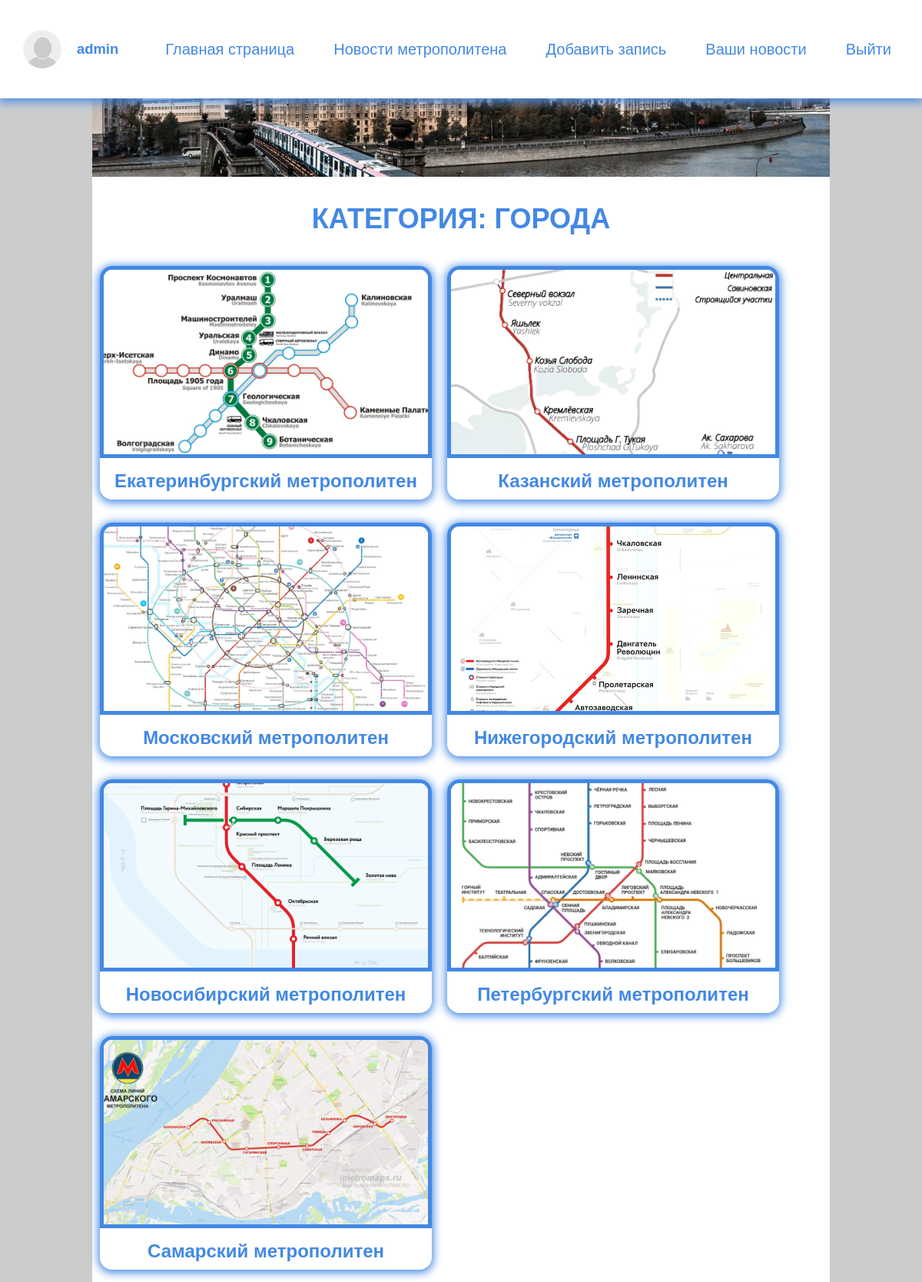
The page /wiki/city/ (signed in) on the database its author committed.
### users/models.py (models this page shows, shortened)
class Profile(AbstractBaseUser, PermissionsMixin):
    username = models.CharField(max_length=150, unique=True, blank=True)
    email = models.EmailField(_('email_address'), unique=True, max_length=200)
    date_joined = models.DateTimeField(default=timezone.now)
    is_staff = models.BooleanField(default=False)
    is_active = models.BooleanField(default=True)
    image = models.ImageField(upload_to='avatars/%Y/%M/%D', default='avatars/avatar.jpg', blank=True)
    USERNAME_FIELD = 'username'
    REQUIRED_FIELDS = []
    objects = CustomUserManager()

### metro_wiki/models.py (models this page shows, shortened)
class City(models.Model):
    title = models.CharField(max_length=100, blank=False, verbose_name='Название метрополитена')
    slug = models.CharField(max_length=100, blank=False, unique=True, verbose_name='Ссылка')
    image = models.ImageField(upload_to='images/%Y/%M/%D', blank=True, verbose_name='Картинка')
    content = RichTextField(blank=True, null=True, verbose_name='Текст', config_name='extends')
    def get_absolute_url(self):
        return reverse('city', kwargs={'city_slug': self.slug})
    class Meta:
        verbose_name = 'Город'
        verbose_name_plural = 'Города'
        ordering = ['title']

### metro_wiki/views.py (the view)
# urls.py: path('city/', Cities.as_view(), name='cities'),
class Cities(DataMixin, ListView):
    model = City
    template_name = 'wiki/categories/cities.html'
    context_object_name = 'cities'
    def get_context_data(self, *, object_list=None, **kwargs):
        context = super().get_context_data(**kwargs)
        context['post_user_count'] = Blog.objects.filter(owner=self.request.user).count
        c_def = self.get_user_context(title='Города')
        return dict(list(context.items()) + list(c_def.items()))

### main_page/utils.py (called while the page is built)
    @staticmethod
    def get_user_context(**kwargs):
        context = kwargs
        context['menu'] = menu
        context['submenu'] = submenu
        context['cats'] = cats
        return context

### metro_wiki/templates/wiki/categories/cities.html
{% extends 'main_page/base.html' %}
{% load static %}
{% block content %}
    <main class="content post_style">
        <section class="wrap_post">
            <img class="preview_img" src="{% static 'images/cities.jpg' %}" alt="cities_image">
            <h1 class="cat_title">Категория: города</h1>
            <ul class="cats_list categories">
                {% for c in cities %}
                <li class="element">
                    <a href="{{ c.get_absolute_url }}">
                        <button class="btn_cats">
                            <img src="{{ c.image.url }}" alt="city_image">
                            <span>{{ c.title }}</span></button>
                    </a>
                </li>
                {% endfor %}
            </ul>
        </section>
    </main>
{% endblock %}

### main_page/templates/main_page/navbar.html (shortened to what this page needs)
{% load static %}
<header class="menu">
    <section class="wrap_navbar">
        <ul class="navbar">
            {% if request.user.is_authenticated %}
            <li class="logo">
                <div>
                    <img src="{{ user.image.url }}" alt="{{ user.username }}" class="avatar">
                    <p>{{ user.username }}</p>
                </div>
            </li>
            {% else %}
            <li class="logo"><a href="{% url 'main' %}">MetroPedia</a></li>
            {% endif %}
            {% for m in menu %}
            <li><a href="{% url m.url_name %}">{{ m.title }}</a></li>
            {% endfor %}
            {% if request.user.is_staff %}
            <li><p class="p-as-a">Добавить запись</p>
            </li>
            {% elif request.user.is_authenticated %}
            <li><a href="{% url 'add_post' %}">Преложить новость</a></li>
            {% endif %}
            {% if post_user_count > 0 and request.user.is_authenticated and not request.user.is_staff %}
            <li><a href="{% url 'post_user_list' %}">Преложенные новости</a></li>
            {% elif post_user_count > 0 and request.user.is_staff %}
            <li><a href="{% url 'post_user_list' %}">Ваши новости</a></li>
            {% endif %}
            {% if request.user.is_authenticated %}
            <li><a href="{% url 'logout' %}">Выйти</a></li>
            {% else %}
            <li>
                <a href="{% url 'register' %}">Регистрация</a> |
                <a href="{% url 'login' %}">Войти</a>
            </li>
            {% endif %}
        </ul>
    </section>
</header>

### main_page/static/style/style.css (style rules this page uses)
*, *::before, *::after { box-sizing: border-box; }
body { margin: 0; padding: 0; font-family: Arial, Helvetica, sans-serif; background-color: #ccc; }
main { margin-top: 132px; }
.wrap_navbar { max-width: 1250px; margin: 0 auto; padding: 10px 30px; }
.wrap_post { max-width: 80%; margin: 0 auto; background-color: #fff; border-radius: 7px; }
.menu { position: fixed; z-index: 999; width: 100%; top: 0px; background: #ffffff; box-shadow: 0px 2px 12px 2px #4388e4;; }
ul { list-style: none; padding: 0; padding-bottom: 40px; }
button { border-radius: 16px; box-shadow: 0px 2px 12px 2px #4388e4; padding: 10px 40px; font-size: 24px; border: 0; margin-top: 0; background: transparent; border: none; color: #4388e4; }
.menu ul { display: flex; justify-content: space-between; align-items: center; font-size: 20px; padding-bottom: 0; }
.menu .logo { color: #4388e4; }
.logo div { display: flex; align-items: center; }
.logo div p { margin: 0 20px; font-weight: bold; }
a { text-decoration: none; }
.menu a { color: #4388e4; }
.avatar { object-fit: cover; width: 50px; height: 50px; border-radius: 50%; }
h1 { text-align: center; }
h1, h2, h4 { color: #4388e4; text-transform: uppercase; }
p { line-height: 1.4; font-size: 0.92em; }
.navbar li { text-align: center; display: flex }
.navbar a { padding: 0 10px; display: block; transition: .4s ease-in-out; }
@media (min-width: 600px) { .navbar>li { position: relative; } }
@media (min-width: 600px) { .navbar>li:after { position: absolute; right: 0; width: 1px; height: 12px; top: 24px; box-shadow: 4px -2px 0 #d2d2d2; transform: rotate(30deg); } }
@media (min-width: 600px) { .navbar>li:last-child:after { background: none; box-shadow: none; } }
.p-as-a { padding: 0 10px; font-size: 20px; display: block; transition: .4s ease-in-out; color: #4388e4; }
.cat_title { text-align: center; font-size: 36px; }
.content li { margin-bottom: 20px; font-size: 20px; }
.content a { color: #000; display: block; }
.cats_list { display: flex; flex-direction: row; }
.cats_list .element { width: 60%; }
.btn_cats { padding: 0; }
.btn_cats img { object-fit: cover; width: 100%; height: 250px; border-top-left-radius: 16px; border-top-right-radius: 16px; border: 5px solid #4388e4; }
.btn_cats span { font-weight: bold; display: block; padding: 10px; }
.categories { flex-direction: row; flex-wrap: wrap; }
.categories .element { width: 45%; }
.post_style { margin-top: 110px; }
.element { display: flex; flex-direction: column; margin: 10px; }
.element a { height: 100%; position: relative; display: flex; flex-direction: column; justify-content: space-between; }
.preview_img { object-fit: cover; width: 100%; height: 120px; }

### rows shown on the page
Profile: image (placeholder picture), username "admin"
City: image (picture), title "Екатеринбургский метрополитен"
City: image (picture), title "Казанский метрополитен"
City: image (picture), title "Московский метрополитен"
City: image (picture), title "Нижегородский метрополитен"
City: image (picture), title "Новосибирский метрополитен"
City: image (picture), title "Петербургский метрополитен"
City: image (picture), title "Самарский метрополитен"

### other values the page prints
{{ m.title }} "Главная страница" "Новости метрополитена"
